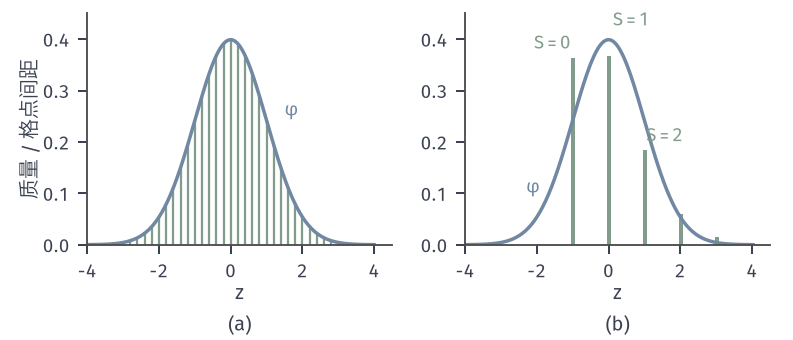

This chart was generated by the following Python code:
from pathlib import Path
import sys
HERE = Path(__file__).resolve().parent
sys.path.insert(0, str(HERE.parent/'clt-common'))
from clt_fig import *
# Two standardized binomial counts with mean 0 and variance 1, n = 100.
# (a) Bin(100,1/2): masses divided by the lattice spacing 1/sd, against phi;
# (b) Bin(100,1/100): standardized count is close to Poisson(1)-1, not bell-shaped.
n = 100
fig, (a, b) = figure(width_mm=112, height_mm=48, ncols=2)
panel(fig, left=.11, right=.97, bottom=.28, wspace=.24)
x = np.linspace(-4, 4, 400)
facts = {}
for ax, p in ((a, .5), (b, .01)):
    pm = binpmf(n, p); sd = math.sqrt(n*p*(1-p)); z = (np.arange(n+1)-n*p)/sd
    m = (z > -4) & (z < 4.5)
    ax.vlines(z[m], 0, pm[m]*sd, color=GREEN, lw=1.6 if p < .1 else .9)
    ax.plot(x, phi(x), color=BLUE, lw=1.4)
    ax.set_xlim(-4, 4.5); ax.set_xticks([-4, -2, 0, 2, 4])
    facts['p=%g' % p] = {'sd': sd, 'P(S=0)': float(pm[0]), 'P(S=1)': float(pm[1])}
a.set_ylim(0, .45); b.set_ylim(0, .45)
axlab(a, '$z$', '质量 / 格点间距'); axlab(b, '$z$')
lab(b, -1.05, .38, r'$S=0$', GREEN, ha='right'); lab(b, .12, .425, r'$S=1$', GREEN, ha='left'); lab(b, 1.05, .2, r'$S=2$', GREEN, ha='left')
lab(b, -2.3, .1, r'$\varphi$', BLUE, ha='left'); lab(a, 1.5, .25, r'$\varphi$', BLUE, ha='left')
tags(fig, (a, b))
save(fig, HERE, 'figure', facts)
